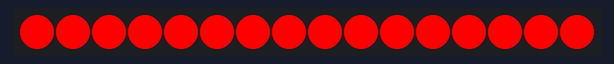
Simulated run of this sketch. Board: ESP32. On the bench: 16 RGB LEDs in strip order, left to right.

Above: at 0.1 s.
At 2.2 s:
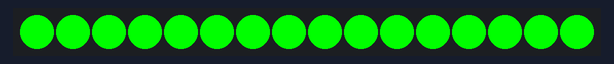

Measured:
- by itself, everything shown: repeats every 3.1 s, in 3 steps
- what the display in image 1 shows lasts 1.1 s, from 2.1 s to 3.2 s

The sketch:

Simpel_LED_Test.ino
```cpp
#include <FastLED.h>
#define LED_PIN 13
#define NUM_LEDS 16

CRGB leds[NUM_LEDS];

struct RGB_struct{
  int r;
  int g;
  int b;
};

RGB_struct red = {255,0,0};
RGB_struct orange = {255,40,0};
RGB_struct green = {0,255,0};

void setup() {
  FastLED.addLeds<WS2812, LED_PIN, GRB>(leds, NUM_LEDS);
}

void loop() {
  changeLeds(red);
  delay(1000);

  changeLeds(orange);
  delay(1000);

  changeLeds(green);
  delay(1000);
}

void changeLeds(RGB_struct color) {
  for (int i = 0; i < NUM_LEDS; i++) {
    leds[i] = CRGB(color.r, color.g, color.b);
    FastLED.show();
  }
}
```
